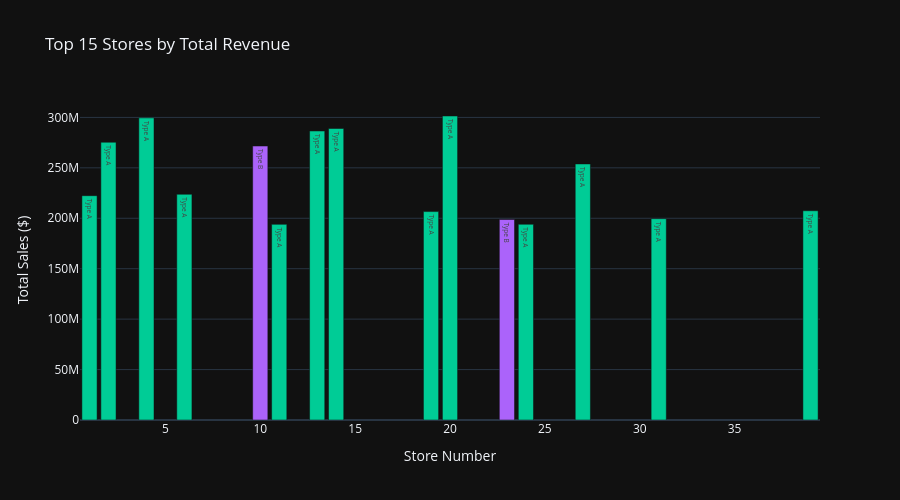

Notebook code cell kept with this figure:
### Markdown cell above
### 2.4 Store Performance Analysis

### Code cell
# Top performing stores
store_sales = df.groupby('Store').agg({
    'Weekly_Sales': 'sum',
    'Type': 'first',
    'Size': 'first'
}).reset_index().sort_values('Weekly_Sales', ascending=False).head(15)

fig = go.Figure()

colors = {'A': '#00CC96', 'B': '#AB63FA', 'C': '#FFA15A'}
store_sales['Color'] = store_sales['Type'].map(colors)

fig.add_trace(go.Bar(
    x=store_sales['Store'],
    y=store_sales['Weekly_Sales'],
    marker_color=store_sales['Color'],
    text=[f"Type {t}" for t in store_sales['Type']],
    textposition='inside',
    hovertemplate='<b>Store %{x}</b><br>Total Sales: $%{y:,.0f}<br>Type: %{text}<extra></extra>'
))

fig.update_layout(
    title=' Top 15 Stores by Total Revenue',
    xaxis_title='Store Number',
    yaxis_title='Total Sales ($)',
    height=500
)

fig.show()

# Store type analysis
type_analysis = df.groupby('Type')['Weekly_Sales'].agg(['sum', 'mean', 'count']).reset_index()
print("\n Store Type Performance:")
print(type_analysis.to_string(index=False))

### Figure 1 — Plotly figure (JSON) as saved in the notebook; plotly's stock layout.template omitted (floating-point values rounded to 4 significant figures)
{"data": [{"hovertemplate": "<b>Store %{x}</b><br>Total Sales: $%{y:,.0f}<br>Type: %{text}<extra></extra>", "marker": {"color": ["#00CC96", "#00CC96", "#00CC96", "#00CC96", "#00CC96", "#AB63FA", "#00CC96", "#00CC96", "#00CC96", "#00CC96", "#00CC96", "#00CC96", "#AB63FA", "#00CC96", "#00CC96"]}, "text": ["Type A", "Type A", "Type A", "Type A", "Type A", "Type B", "Type A", "Type A", "Type A", "Type A", "Type A", "Type A", "Type B", "Type A", "Type A"], "textposition": "inside", "type": "bar", "x": [20, 4, 14, 13, 2, 10, 27, 6, 1, 39, 19, 31, 23, 24, 11], "y": [301400000.0, 299500000.0, 289000000.0, 286500000.0, 275400000.0, 271600000.0, 253900000.0, 223800000.0, 222400000.0, 207400000.0, 206600000.0, 199600000.0, 198800000.0, 194000000.0, 194000000.0]}], "layout": {"height": 500, "title": {"text": " Top 15 Stores by Total Revenue"}, "xaxis": {"title": {"text": "Store Number"}}, "yaxis": {"title": {"text": "Total Sales ($)"}}}}
